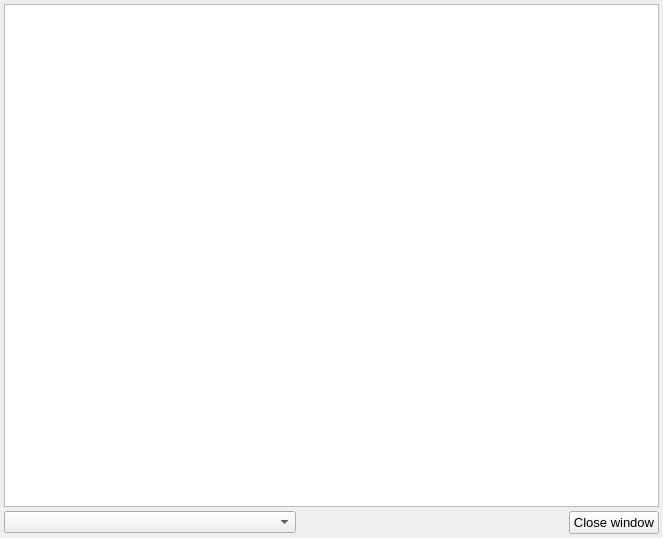
<?xml version="1.0" encoding="UTF-8"?>
<ui version="4.0">
 <class>Form_preview_desc</class>
 <widget class="QWidget" name="Form_preview_desc">
  <property name="geometry">
   <rect>
    <x>0</x>
    <y>0</y>
    <width>663</width>
    <height>538</height>
   </rect>
  </property>
  <property name="windowTitle">
   <string>Preview description</string>
  </property>
  <layout class="QVBoxLayout" name="verticalLayout">
   <property name="spacing">
    <number>4</number>
   </property>
   <property name="margin">
    <number>4</number>
   </property>
   <item>
    <widget class="QTextBrowser" name="text_desc">
     <property name="font">
      <font>
       <pointsize>10</pointsize>
      </font>
     </property>
    </widget>
   </item>
   <item>
    <layout class="QHBoxLayout" name="horizontalLayout" stretch="10,0,0,0,0,0,0,0,0,0,0">
     <item>
      <widget class="QComboBox" name="comboBox_templates"/>
     </item>
     <item>
      <widget class="QPushButton" name="pushButton_save_file">
       <property name="minimumSize">
        <size>
         <width>23</width>
         <height>23</height>
        </size>
       </property>
       <property name="maximumSize">
        <size>
         <width>23</width>
         <height>23</height>
        </size>
       </property>
       <property name="font">
        <font>
         <pointsize>10</pointsize>
        </font>
       </property>
       <property name="toolTip">
        <string>Save to file</string>
       </property>
       <property name="text">
        <string/>
       </property>
       <property name="icon">
        <iconset resource="../icons/filmonaizer.qrc">
         <normaloff>:/icons/disk-black.png</normaloff>:/icons/disk-black.png</iconset>
       </property>
       <property name="flat">
        <bool>true</bool>
       </property>
      </widget>
     </item>
     <item>
      <widget class="QPushButton" name="pushButton_save_buffer">
       <property name="minimumSize">
        <size>
         <width>23</width>
         <height>23</height>
        </size>
       </property>
       <property name="maximumSize">
        <size>
         <width>23</width>
         <height>23</height>
        </size>
       </property>
       <property name="font">
        <font>
         <pointsize>10</pointsize>
        </font>
       </property>
       <property name="toolTip">
        <string>Save to buffer</string>
       </property>
       <property name="text">
        <string/>
       </property>
       <property name="icon">
        <iconset resource="../icons/filmonaizer.qrc">
         <normaloff>:/icons/clipboard-sign.png</normaloff>:/icons/clipboard-sign.png</iconset>
       </property>
       <property name="flat">
        <bool>true</bool>
       </property>
      </widget>
     </item>
     <item>
      <spacer name="horizontalSpacer">
       <property name="orientation">
        <enum>Qt::Horizontal</enum>
       </property>
       <property name="sizeHint" stdset="0">
        <size>
         <width>40</width>
         <height>20</height>
        </size>
       </property>
      </spacer>
     </item>
     <item>
      <widget class="QPushButton" name="pushButton_save_buzz">
       <property name="minimumSize">
        <size>
         <width>23</width>
         <height>23</height>
        </size>
       </property>
       <property name="maximumSize">
        <size>
         <width>23</width>
         <height>23</height>
        </size>
       </property>
       <property name="font">
        <font>
         <pointsize>10</pointsize>
        </font>
       </property>
       <property name="toolTip">
        <string>Send to Google Buzz</string>
       </property>
       <property name="text">
        <string/>
       </property>
       <property name="icon">
        <iconset resource="../icons/filmonaizer.qrc">
         <normaloff>:/icons/buzz.png</normaloff>:/icons/buzz.png</iconset>
       </property>
       <property name="flat">
        <bool>true</bool>
       </property>
      </widget>
     </item>
     <item>
      <widget class="QPushButton" name="pushButton_save_twitter">
       <property name="minimumSize">
        <size>
         <width>23</width>
         <height>23</height>
        </size>
       </property>
       <property name="maximumSize">
        <size>
         <width>23</width>
         <height>23</height>
        </size>
       </property>
       <property name="font">
        <font>
         <pointsize>10</pointsize>
        </font>
       </property>
       <property name="toolTip">
        <string>Send to Twitter</string>
       </property>
       <property name="text">
        <string/>
       </property>
       <property name="icon">
        <iconset resource="../icons/filmonaizer.qrc">
         <normaloff>:/icons/twitter.png</normaloff>:/icons/twitter.png</iconset>
       </property>
       <property name="flat">
        <bool>true</bool>
       </property>
      </widget>
     </item>
     <item>
      <widget class="QPushButton" name="pushButton_save_friendfeed">
       <property name="minimumSize">
        <size>
         <width>23</width>
         <height>23</height>
        </size>
       </property>
       <property name="maximumSize">
        <size>
         <width>23</width>
         <height>23</height>
        </size>
       </property>
       <property name="font">
        <font>
         <pointsize>10</pointsize>
        </font>
       </property>
       <property name="toolTip">
        <string>Send to FriendFeed</string>
       </property>
       <property name="text">
        <string/>
       </property>
       <property name="icon">
        <iconset resource="../icons/filmonaizer.qrc">
         <normaloff>:/icons/ff.png</normaloff>:/icons/ff.png</iconset>
       </property>
       <property name="flat">
        <bool>true</bool>
       </property>
      </widget>
     </item>
     <item>
      <widget class="QPushButton" name="pushButton_save_vkontakte">
       <property name="minimumSize">
        <size>
         <width>23</width>
         <height>23</height>
        </size>
       </property>
       <property name="maximumSize">
        <size>
         <width>23</width>
         <height>23</height>
        </size>
       </property>
       <property name="font">
        <font>
         <pointsize>10</pointsize>
        </font>
       </property>
       <property name="toolTip">
        <string>Send to VKontakte</string>
       </property>
       <property name="text">
        <string/>
       </property>
       <property name="icon">
        <iconset resource="../icons/filmonaizer.qrc">
         <normaloff>:/icons/vkontakte.png</normaloff>:/icons/vkontakte.png</iconset>
       </property>
       <property name="flat">
        <bool>true</bool>
       </property>
      </widget>
     </item>
     <item>
      <widget class="QPushButton" name="pushButton_save_facebook">
       <property name="minimumSize">
        <size>
         <width>23</width>
         <height>23</height>
        </size>
       </property>
       <property name="maximumSize">
        <size>
         <width>23</width>
         <height>23</height>
        </size>
       </property>
       <property name="font">
        <font>
         <pointsize>10</pointsize>
        </font>
       </property>
       <property name="toolTip">
        <string>Send to Facebook</string>
       </property>
       <property name="text">
        <string/>
       </property>
       <property name="icon">
        <iconset resource="../icons/filmonaizer.qrc">
         <normaloff>:/icons/facebook.png</normaloff>:/icons/facebook.png</iconset>
       </property>
       <property name="flat">
        <bool>true</bool>
       </property>
      </widget>
     </item>
     <item>
      <spacer name="horizontalSpacer_2">
       <property name="orientation">
        <enum>Qt::Horizontal</enum>
       </property>
       <property name="sizeHint" stdset="0">
        <size>
         <width>40</width>
         <height>20</height>
        </size>
       </property>
      </spacer>
     </item>
     <item>
      <widget class="QPushButton" name="pushButton_close">
       <property name="font">
        <font>
         <pointsize>10</pointsize>
        </font>
       </property>
       <property name="text">
        <string>Close window</string>
       </property>
      </widget>
     </item>
    </layout>
   </item>
  </layout>
 </widget>
 <resources>
  <include location="../icons/filmonaizer.qrc"/>
 </resources>
 <connections/>
</ui>
